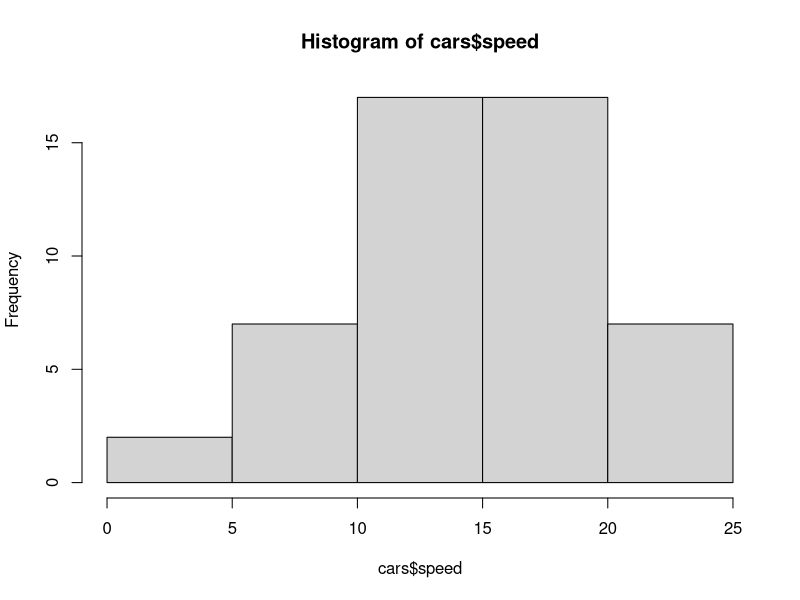
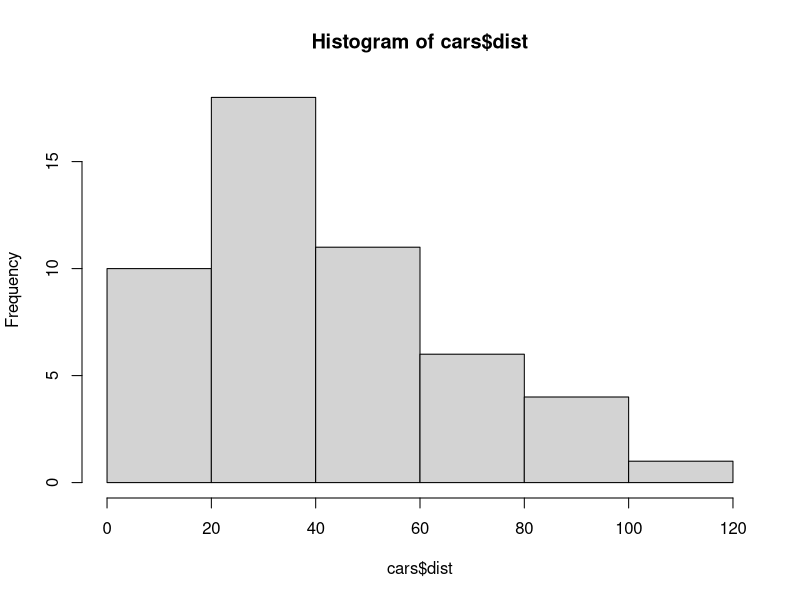
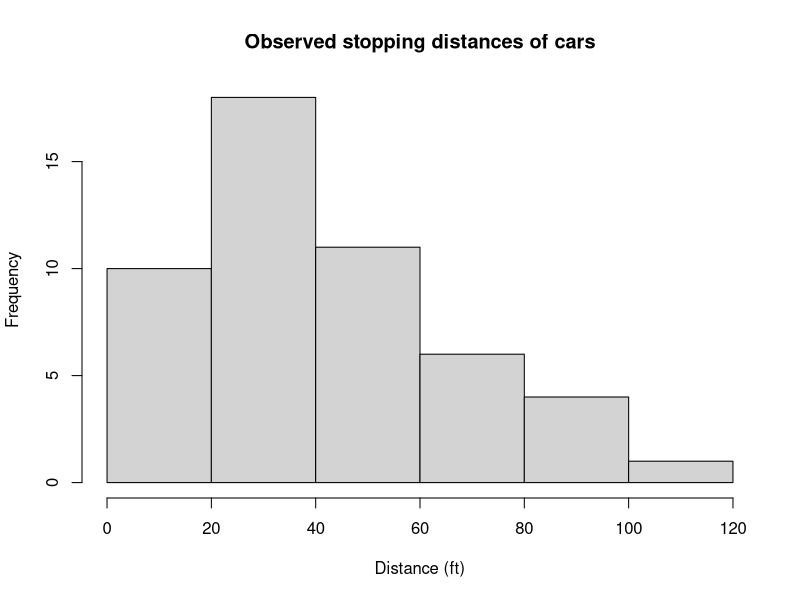
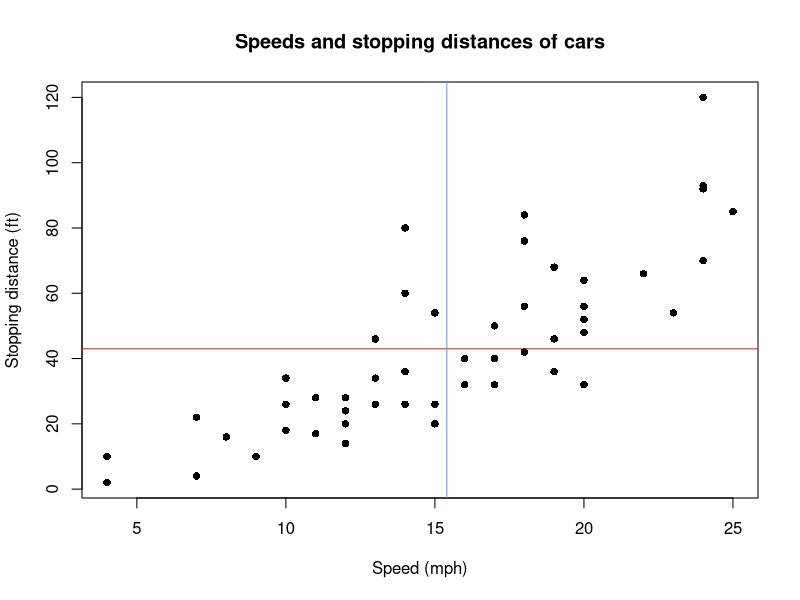
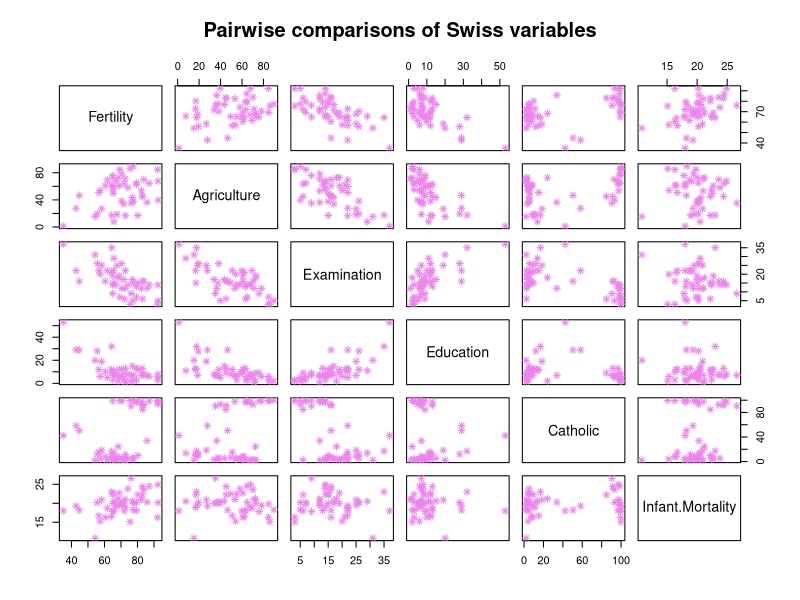

The R script that drew these images, in order:
## ---- chunk 1
options(htmltools.dir.version = FALSE)
knitr::opts_chunk$set(comment = "##")
## ---- chunk 2
# Sometimes important stuff is highlighted! #<<
7 * 49
## ---- chunk 3
123 + 456 + 789
## ---- chunk 4
sqrt(400)
## ---- chunk 5
new.object <- 144
## ---- chunk 6
new.object
## ---- chunk 7
new.object + 10
new.object + new.object
sqrt(new.object)
## ---- chunk 8
new.object <- c(4, 9, 16, 25, 36)
new.object
## ---- chunk 9
sqrt(new.object)
## ---- chunk 10
summary(cars)
## ---- chunk 11
library(knitr)
## ---- chunk 12
x <- sqrt(77) # <- is how we assign objects
## ---- chunk 13
head(cars, 5) # prints first 5 rows, see tail() too
## ---- chunk 14
str(cars) # str[ucture]
## ---- chunk 15
summary(cars)
## ---- chunk 16
hist(cars$speed) # Histogram
## ---- chunk 17
hist(cars$dist)
## ---- chunk 18
hist(cars$dist,
     xlab = "Distance (ft)", # X axis label
     main = "Observed stopping distances of cars") # Title
## ---- chunk 19
( dist_mean  <- mean(cars$dist) )
( speed_mean <- mean(cars$speed) )
## ---- chunk 20
plot(dist ~ speed, data = cars, #<<
     xlab = "Speed (mph)",
     ylab = "Stopping distance (ft)",
     main = "Speeds and stopping distances of cars",
     pch = 16) # Point size
abline(h = dist_mean, col = "firebrick")
abline(v = speed_mean, col = "cornflowerblue")
## ---- chunk 21
pairs(swiss, pch = 8, col = "violet", #<<
      main = "Pairwise comparisons of Swiss variables")
